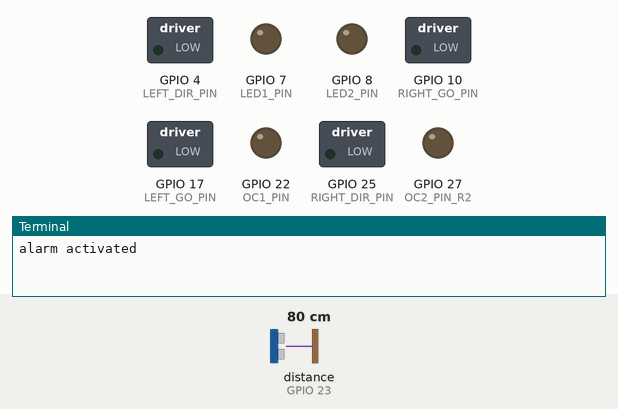
A program run on a simulated Raspberry Pi (BCM pin numbers). On the bench: switched loads named in the program (green lamp = pin HIGH), output pins drawn as LEDs (lit = HIGH), the last lines printed to the terminal. The test bench sets the inputs (shaded band); at power-on: distance to the obstacle (sensor on GPIO 23) 80 cm. The echo pulse lasts 58.3 µs per cm; the interpreter's speed is modelled, so counts of loop turns are approximate; the clock reads 2024-03-15 10:24:30 at power-on unless the program sets it; pins used as bus, display or sensor lines are not drawn.

Above: at 1.2 s.
1.3 s: distance to the obstacle (sensor on GPIO 23) set to 75 cm
At 1.68 s:
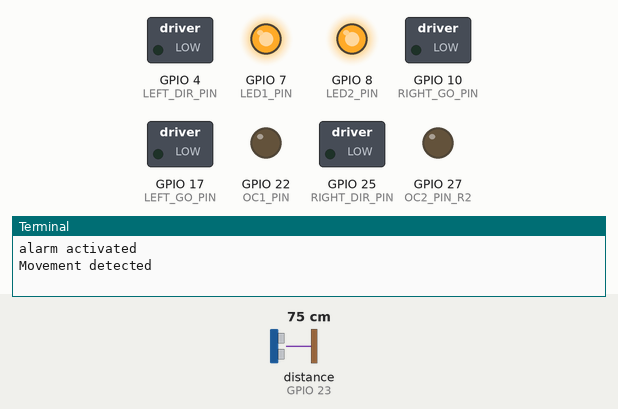
Timing chart, 0 to 10.3 s (numbered marks = the images above; inputs shaded):
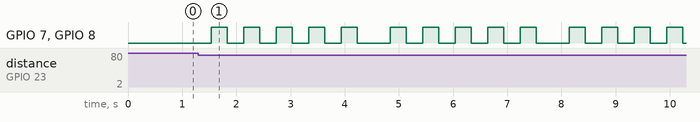

Measured:
- the behaviour switches between 79 and 78 cm on distance to the obstacle (sensor on GPIO 23) (found by bisection; images 0 and 1)
- after the input at 1.3 s, GPIO 7 (LED1_PIN), GPIO 8 (LED2_PIN): LOW → HIGH after 0.23 s, then repeats every 3.3 s: 4 × (LOW 0.30 s, HIGH 0.30 s), LOW 0.61 s, HIGH 0.30 s

The program:

07_movement.py
```python
# 07_movement.py
# Uses the ultrasonic rangefinder to measure changes
from rrb2 import *
import time

rr = RRB2()
reference = rr.get_distance()
rr.set_led1(0)
rr.set_led2(0)

print("alarm activated")
while True:
    time.sleep(0.3)
    reading = rr.get_distance()
    difference = reading - reference
    if difference < -1 or difference > 1:
        print("Movement detected")
        for a in range(5):
            rr.set_led1(1)
            rr.set_led2(1)
            #rr.right(1, 0.5)
            time.sleep(0.3)

            rr.set_led1(0)
            rr.set_led2(0)
            #rr.left(1, 0.5)
            time.sleep(0.3)
```

rrb2.py
```python
#rrb2.py Library

import RPi.GPIO as GPIO
import time

class RRB2:

    LEFT_GO_PIN = 17
    LEFT_DIR_PIN = 4
    RIGHT_GO_PIN = 10
    RIGHT_DIR_PIN = 25
    SW1_PIN = 11
    SW2_PIN = 9
    LED1_PIN = 7
    LED2_PIN = 8
    OC1_PIN = 22
    OC2_PIN = 27
    OC2_PIN_R1 = 21
    OC2_PIN_R2 = 27
    TRIGGER_PIN = 18
    ECHO_PIN = 23
    left_pwm = 0
    right_pwm = 0

    def __init__(self, revision=2):
        GPIO.setmode(GPIO.BCM)
        GPIO.setwarnings(False)

        GPIO.setup(self.LEFT_GO_PIN, GPIO.OUT)
        self.left_pwm = GPIO.PWM(self.LEFT_GO_PIN, 500)
        self.left_pwm.start(0)
        GPIO.setup(self.LEFT_DIR_PIN, GPIO.OUT)
        GPIO.setup(self.RIGHT_GO_PIN, GPIO.OUT)
        self.right_pwm = GPIO.PWM(self.RIGHT_GO_PIN, 500)
        self.right_pwm.start(0)
        GPIO.setup(self.RIGHT_DIR_PIN, GPIO.OUT)

        GPIO.setup(self.LED1_PIN, GPIO.OUT)
        GPIO.setup(self.LED2_PIN, GPIO.OUT)

        GPIO.setup(self.OC1_PIN, GPIO.OUT)
        if revision == 1:
            self.OC2_PIN = self.OC2_PIN_R1
        else:
            self.OC2_PIN = self.OC2_PIN_R2

        GPIO.setup(self.OC2_PIN_R2, GPIO.OUT)

        GPIO.setup(self.SW1_PIN, GPIO.IN)
        GPIO.setup(self.SW2_PIN, GPIO.IN)
        GPIO.setup(self.TRIGGER_PIN, GPIO.OUT)
        GPIO.setup(self.ECHO_PIN, GPIO.IN)


    def set_motors(self, left_go, left_dir, right_go, right_dir):
        self.left_pwm.ChangeDutyCycle(left_go * 100)
        GPIO.output(self.LEFT_DIR_PIN, left_dir)
        self.right_pwm.ChangeDutyCycle(right_go * 100)
        GPIO.output(self.RIGHT_DIR_PIN, right_dir)

    def forward(self, seconds=0, speed=0.5):
        self.set_motors(speed, 0, speed, 0)
        if seconds > 0:
            time.sleep(seconds)
            self.stop()

    def stop(self):
        self.set_motors(0, 0, 0, 0)

    def reverse(self, seconds=0, speed=0.5):
        self.set_motors(speed, 1, speed, 1)
        if seconds > 0:
            time.sleep(seconds)
            self.stop()

    def left(self, seconds=0, speed=0.5):
        self.set_motors(speed, 0, speed, 1)
        if seconds > 0:
            time.sleep(seconds)
            self.stop()

    def right(self, seconds=0, speed=0.5):
        self.set_motors(speed, 1, speed, 0)
        if seconds > 0:
            time.sleep(seconds)
            self.stop()

    def sw1_closed(self):
        return not GPIO.input(self.SW1_PIN)

    def sw2_closed(self):
        return not GPIO.input(self.SW2_PIN)

    def set_led1(self, state):
        GPIO.output(self.LED1_PIN, state)

    def set_led2(self, state):
        GPIO.output(self.LED2_PIN, state)

    def set_oc1(self, state):
        GPIO.output(self.OC1_PIN, state)

    def set_oc2(self, state):
        GPIO.output(self.OC2_PIN, state)

    def _send_trigger_pulse(self):
        GPIO.output(self.TRIGGER_PIN, True)
        time.sleep(0.0001)
        GPIO.output(self.TRIGGER_PIN, False)

    def _wait_for_echo(self, value, timeout):
        count = timeout
        while GPIO.input(self.ECHO_PIN) != value and count > 0:
            count = count - 1

    def get_distance(self):
        self._send_trigger_pulse()
        self._wait_for_echo(True, 10000)
        start = time.time()
        self._wait_for_echo(False, 10000)
        finish = time.time()
        pulse_len = finish - start
        distance_cm = pulse_len / 0.000058
        return distance_cm
```
